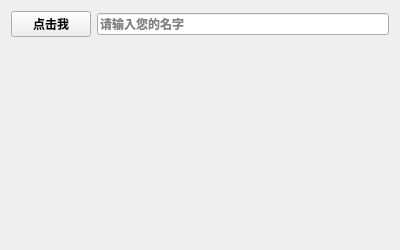
<?xml version="1.0" encoding="UTF-8"?>
<ui version="4.0">
 <class>Form</class>
 <widget class="QWidget" name="Form">
  <property name="geometry">
   <rect>
    <x>0</x>
    <y>0</y>
    <width>400</width>
    <height>250</height>
   </rect>
  </property>
  <property name="font">
   <font>
    <bold>true</bold>
   </font>
  </property>
  <property name="windowTitle">
   <string>QT Designer Application</string>
  </property>
  <layout class="QVBoxLayout" name="verticalLayout">
   <item>
    <layout class="QHBoxLayout" name="horizontalLayout">
     <item>
      <widget class="QPushButton" name="btn_click">
       <property name="text">
        <string>点击我</string>
       </property>
      </widget>
     </item>
     <item>
      <widget class="QLineEdit" name="lineEdit">
       <property name="placeholderText">
        <string>请输入您的名字</string>
       </property>
      </widget>
     </item>
    </layout>
   </item>
   <item>
    <widget class="QLabel" name="label">
     <property name="font">
      <font>
       <pointsize>16</pointsize>
       <bold>true</bold>
      </font>
     </property>
     <property name="styleSheet">
      <string notr="true">QLabel {color:red}</string>
     </property>
     <property name="text">
      <string/>
     </property>
    </widget>
   </item>
  </layout>
 </widget>
 <resources/>
 <connections/>
</ui>
